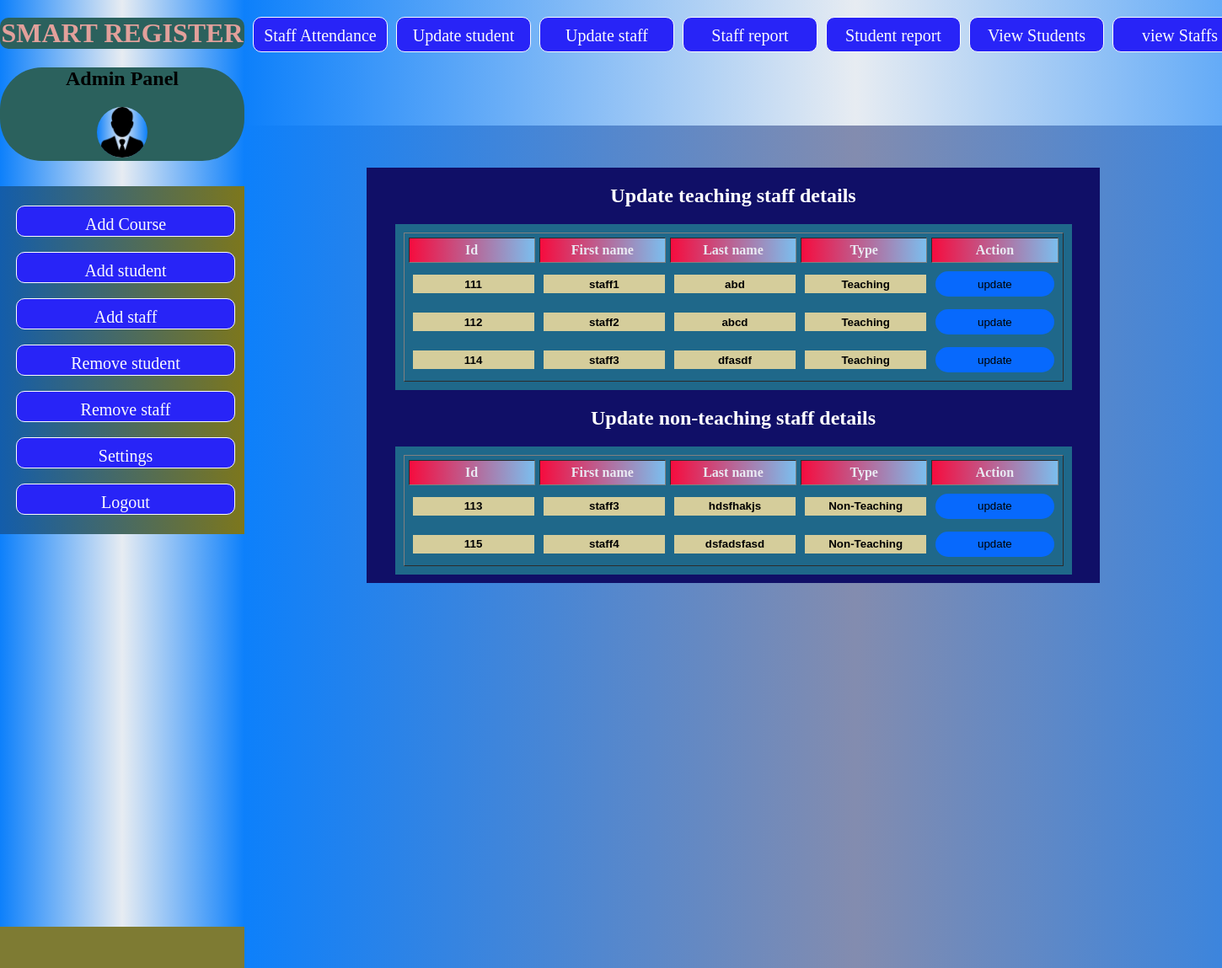
/admin.php?page=updatestaff, run on the app's committed database.
### tables this page shows
CREATE TABLE `staff` (
  `staff_id` int(10) NOT NULL,
  `staff_first_name` varchar(30) NOT NULL,
  `staff_last_name` varchar(30) NOT NULL,
  `staff_gender` varchar(10) NOT NULL,
  `staff_dob` date NOT NULL,
  `staff_type` varchar(20) NOT NULL,
  `staff_house_no` int(10) NOT NULL,
  `staff_house_name` varchar(50) NOT NULL,
  `staff_street` varchar(30) NOT NULL,
  `staff_district` varchar(20) NOT NULL,
  `staff_ph_no` varchar(20) NOT NULL
);

### updatestaff.php (the view, shortened to what this page needs)
<?php
include('connection.php');
$teach="SELECT * FROM staff WHERE staff_type='teaching';";
$nonteach="SELECT * FROM staff WHERE staff_type='non-teaching';";
$exec1=mysqli_query($con,$teach);
$exec2=mysqli_query($con,$nonteach);
?>
<!DOCTYPE html>
<html>
<head>
	<link rel="stylesheet" type="text/css" href="css/updatestaffstyle.css">
</head>
<body>
<div class="all">
		<center><h2 style="color: white;">Update teaching staff details</h2></center>
<div class="container">
	<table border="1" style="width: 100%;" cellspacing="5" cellpadding="5">
		<tr>
			<th>Id</th>
			<th>First name</th>
			<th>Last name</th>
			<th>Type</th>
			<th>Action</th>
		</tr>
		<?php
		while ($rows=mysqli_fetch_array($exec1)) {
			echo "<form method=post action='#'><tr><td><input type=text value=".$rows['staff_id']." name=staff_id id='input' readonly=''></td>";
			echo "<td><input type=text value=".$rows['staff_first_name']." id='input' name=first ></td>";
			echo "<td><input type=text value=".$rows['staff_last_name']." id='input' name=last > </td>";
			echo "<td><input type=text value=".$rows['staff_type']." id='input' name=type > </td>";
			echo "<td><input type=submit value=update  name=update id='update' onClick='reload();'></td></tr></form>";
		}
		?>
	</table>
</div>
	<center><h2 style="color: white;">Update non-teaching staff details</h2></center>
<div class="container1">
	<table border="1" style="width: 100%;" cellspacing="5" cellpadding="5">
		<tr>
			<th>Id</th>
			<th>First name</th>
			<th>Last name</th>
			<th>Type</th>
			<th>Action</th>
		</tr>
		<?php
		while ($rows=mysqli_fetch_array($exec2)) {
			echo "<form method=post action='#'><tr><td><input type=text value=".$rows['staff_id']." name=staff_id id='input' readonly='' ></td>";
			echo "<td><input type=text value=".$rows['staff_first_name']." id='input' name=first ></td>";
			echo "<td><input type=text value=".$rows['staff_last_name']." id='input' name=last > </td>";
			echo "<td><input type=text value=".$rows['staff_type']." id='input' name=type > </td>";
			echo "<td><input type=submit value=update  name=update id='update' onClick='window.location.reload();'></td></tr></form>";
		}
		?>
		</table>
</div>
</div>
</body>
</html>

### css/updatestaffstyle.css (style rules this page uses)
body { background: #7E7B33; }
.all { position: absolute; top: 5%; left: 10%; width: 60%; background-color: #100F67; }
.container { position: relative; top: 10%; width: 90%; padding: 10px; margin: 10px auto; background: #1F688A; display: flex; flex-direction: row; justify-content: center; }
#submit,#cancel,#update { width: 100%; height: 30px; border-radius: 15px; border-width: 0; }
#update { background-color: #0769FD; }
#input { text-align: center; width: 100%; height: 20px; border-width: 0; font-weight: bold; background:#D5CD9B ; }
table { table-layout: fixed; width: 100%; height: 100%; text-align: center; }
td { border-width: 0; text-align: center; width: 100px; }
th { color: #E9E9F2; background-image: linear-gradient(-90deg,#7BBEEE,#F60C3E ); }
.container1 { position: relative; top: 10%; width: 90%; padding: 10px; margin: 10px auto; background: #1F688A; display: flex; flex-direction: row; justify-content: center; }

### data on the page
staff: staff_id "111", first "staff1", last "abd", type "Teaching"
staff: staff_id "112", first "staff2", last "abcd", type "Teaching"
staff: staff_id "114", first "staff3", last "dfasdf", type "Teaching"
staff: staff_id "113", first "staff3", last "hdsfhakjs", type "Non-Teaching"
staff: staff_id "115", first "staff4", last "dsfadsfasd", type "Non-Teaching"
